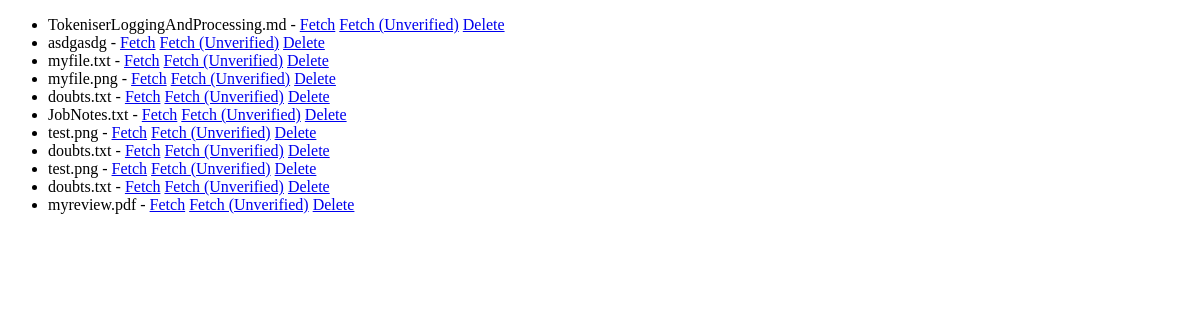
Page /medimode/my_documents (signed in) on the earlier database version.
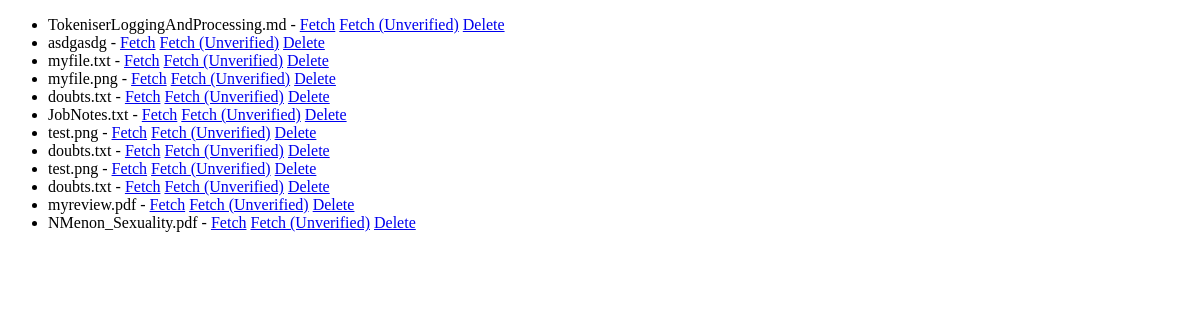
Same page on the later database version.
### medimode/models/interaction_models.py (models this page shows)
class Shareable(Document):
	owner = models.ForeignKey(to=Profile, on_delete=models.DO_NOTHING, related_name='owned_shareables')
	shared_with = models.ManyToManyField(to=Profile, related_name='can_access', blank=True)

### medimode/models/doc_models.py (models this page shows, shortened)
class Document(models.Model):
	doc_file = models.FileField(upload_to='uploads/documents')
	doc_hash = models.CharField(max_length=256, default='')
	filename = models.CharField(max_length=100)

### medimode/views.py (the view)
# urls.py: path('my_documents', views.MyDocuments.as_view(), name='my_documents'),
class MyDocuments(AuthListView):
	model = Shareable
	def get_queryset(self):
		return Shareable.objects.filter(owner=self.request.user.profile) | Shareable.objects.filter(shared_with=self.request.user.profile)

### medimode/views_base.py (called while the page is built)
	def test_func(self):
		return self.request.user.is_staff or self.request.user.profile.approved

### templates/medimode/shareable_list.html (shortened to what this page needs)
<!DOCTYPE html>
<html lang="en">
<head>
</head>
<body>
{% block content %}
    <ul>
        {% for document in object_list %}
            <li>{{ document.filename }} -
                <a href="/medimode/media/verify/{{ document.doc_file.name }}">Fetch</a>
                <a href="/medimode/media/{{ document.doc_file.name }}">Fetch (Unverified)</a>
                <a href="/medimode/media/delete/{{ document.doc_file.name }}">Delete</a>
            </li>
        {% endfor %}
    </ul>
{% endblock %}
</body>
</html>

Differences in the rows shown:
added Shareable: filename "NMenon_Sexuality.pdf"
